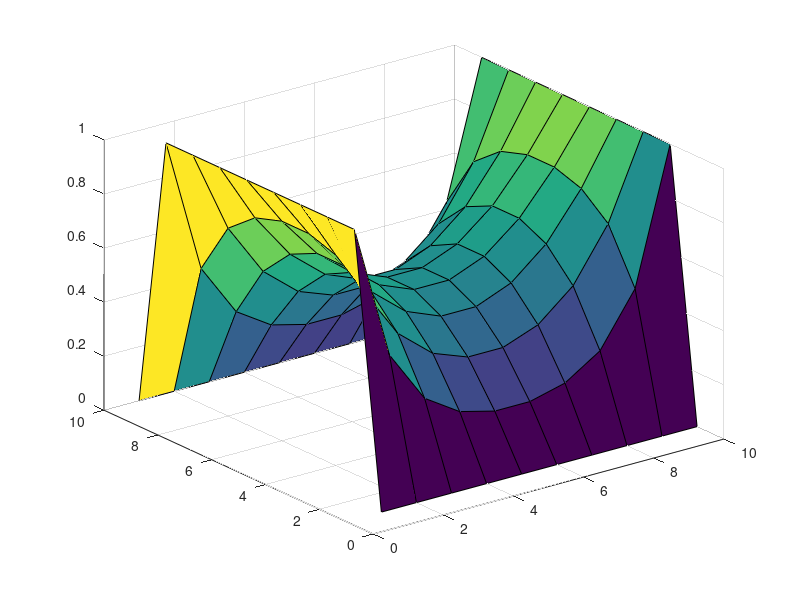
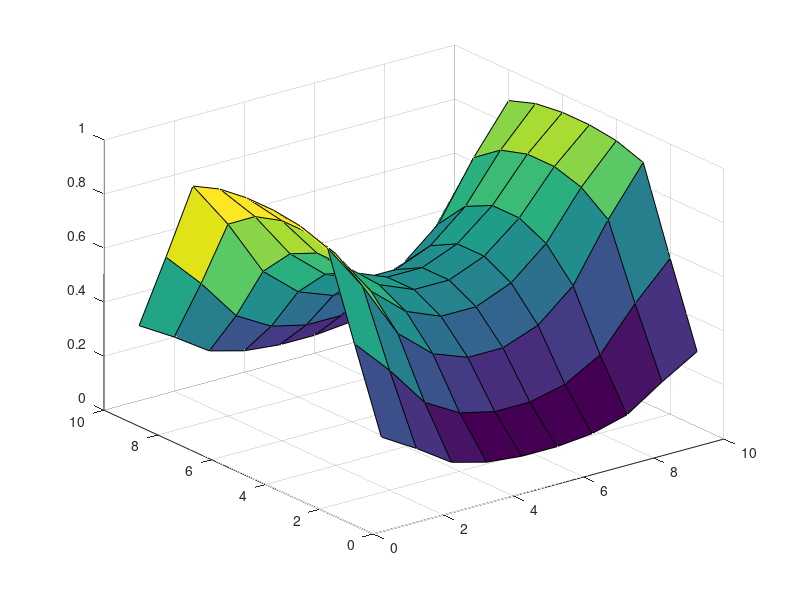
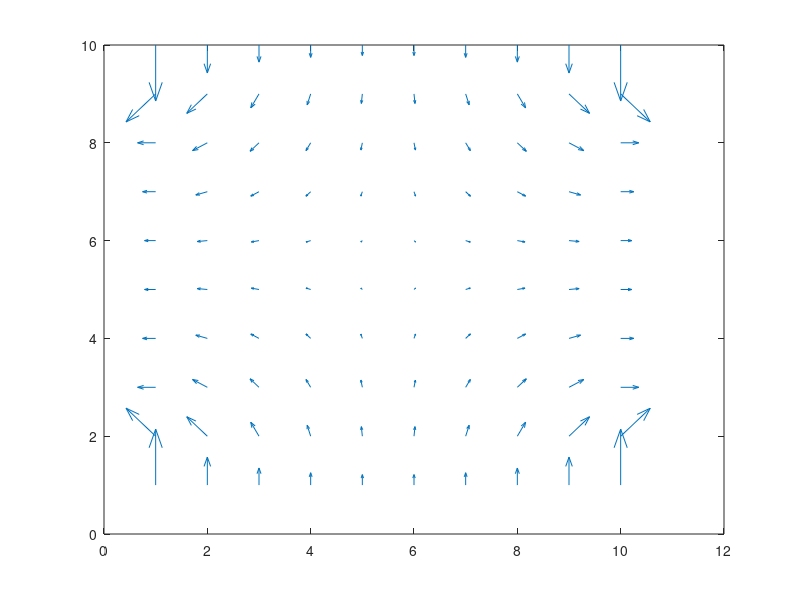

Here is the MATLAB script that generated these plots, in order:
%lab 3

nx = 10;
ny = 10;

old = zeros(ny, nx);
old(:,1) = 1;
old(:,nx) = 0;
new = old;

for m = 1:500
    for i = 1:nx
        for j = 1:ny
          if i < nx && i > 1 && j < ny && j > 1  
            new(j,i) = (old(j,i-1) + old(j,i+1) + old(j-1,i) + old(j+1,i)) / 4;
          end
             
          if i == 1              
           new(j,i) = 1;
          elseif i == nx
           new(j,i) = 1;
          end
          
          if j == 1
           %new(j,i) = old(j + 1, i);
           new(j,i) = 0;
          elseif j == ny
           %new(j,i) = old(j - 1, i);
           new(j,i) = 0;
          end
        end
    end
    old = new;
    [X,Y] = meshgrid(1:nx, 1:ny);
    
    figure(1)
    surf(X,Y,new);
   
    %pause(0.001);
end

[Ex, Ey] = gradient(new);

B = imboxfilt(new, 3);

figure(2)
surf(X,Y,B);

figure('name', 'electric field')
quiver(X, Y, Ex, Ey);


